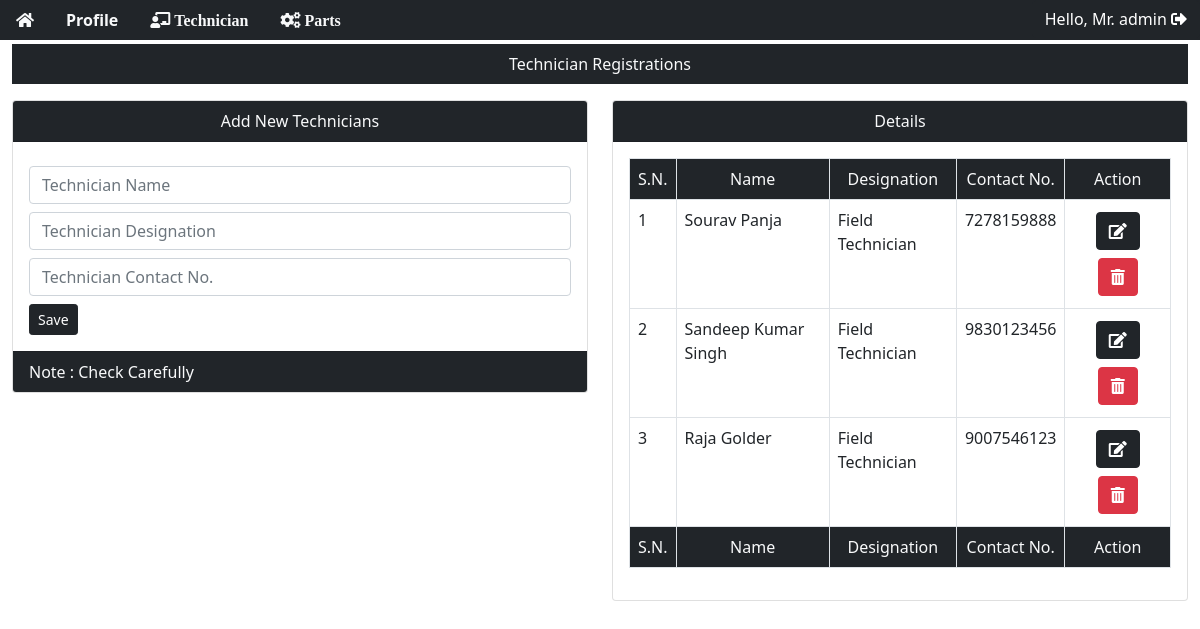
The page /profile/technician_reg/ (signed in) on the database its author committed.
### app/models.py (models this page shows, shortened)
class techName(models.Model):
    technicianName = models.CharField(max_length=100)
    disignation = models.CharField(max_length=50)
    contactNo = models.CharField(max_length=15)

### app/views.py (the view)
# urls.py: path('profile/technician_reg/', views.techreg, name="technician_reg"),
@login_required(login_url="/login")
def techreg(request):
    if request.method == "POST":
        tech = techNameForm(request.POST)
        if tech.is_valid():
            tech.save()
            return redirect("/profile/technician_reg")
    else:
        tech = techNameForm()
        tva = techName.objects.all()
    return render(request, "profile/technician_reg.html", {"tva": tva})

### templates/profile/technician_reg.html (shortened to what this page needs)
{% include "profile/profilebase.html" %} {% block main %}
<div class="container-fluid">
  <div class="bg-dark mt-1">
    <p class="nav-link text-light text-center">Technician Registrations</p>
  </div>
  <div class="row">
    <div class="col-6">
      <div class="card">
        <div class="card-header bg-dark text-light text-center">
          Add New Technicians
        </div>
        <div class="card-body">
          <form action="" method="post">
            <input
              class="form-control mt-2"
              type="text"
              name="technicianName"
              placeholder="Technician Name"
              required
            />
            <input
              class="form-control mt-2"
              type="text"
              name="disignation"
              placeholder="Technician Designation"
              required
            />
            <input
              class="form-control mt-2"
              type="number"
              name="contactNo"
              placeholder="Technician Contact No."
              required
            />
            <button class="btn btn-dark btn-sm mt-2" type="submit">Save</button>
          </form>
        </div>
        <div class="card-footer bg-dark text-light">Note : Check Carefully</div>
      </div>
    </div>
    <div class="col-6">
      <div class="card">
        <div class="card-header bg-dark text-light text-center">Details</div>
        <div class="card-body">
          <table class="table table-bordered">
            <thead class="bg-dark text-light text-center">
              <tr>
                <td>S.N.</td>
                <td>Name</td>
                <td>Designation</td>
                <td>Contact No.</td>
                <td>Action</td>
              </tr>
            </thead>
            {% for tv in tva %}
            <tbody>
              <tr>
                <td>{{forloop.counter}}</td>
                <td>{{tv.technicianName}}</td>
                <td>{{tv.disignation}}</td>
                <td>{{tv.contactNo}}</td>
                <td class="text-center">
                  <a class="btn btn-dark m-1" href=""
                    ><i class="fas fa-edit"></i
                  ></a>
                  <a
                    class="btn btn-danger m-1"
                    data-bs-toggle="modal"
                    data-bs-target="#techRegModal"
                    ><i class="fa fa-trash-alt"></i>
                  </a>
                </td>
              </tr>
            </tbody>
            {% endfor %}
            <tfoot class="bg-dark text-light text-center">
              <tr>
                <td>S.N.</td>
                <td>Name</td>
                <td>Designation</td>
                <td>Contact No.</td>
                <td>Action</td>
              </tr>
            </tfoot>
          </table>
        </div>
      </div>
    </div>
  </div>
</div>
{% endblock %}

### templates/profile/profilebase.html (shortened to what this page needs)
<!DOCTYPE html>
<html lang="en">
  <head>
    <link
      href="https://cdn.jsdelivr.net/npm/bootstrap@5.0.1/dist/css/bootstrap.min.css"
      rel="stylesheet"
    />
    <link
      rel="stylesheet"
      href="https://cdnjs.cloudflare.com/ajax/libs/font-awesome/5.15.3/css/all.min.css"
    />
  </head>
  <body>
    <ul class="nav bg-dark justify-content-between">
      <div class="d-flex">
        <li>
          <a class="nav-link text-light" href="/"
            ><i
              class="fa fa-home"
              data-toggle="tooltip"
              data-placement="bottom"
              title="Back To Home"
            ></i
          ></a>
        </li>
        <li>
          <a class="nav-link text-light" href="/profile"
            ><strong>Profile</strong></a
          >
        </li>
        <li class="nav-item">
          <a class="nav-link text-light" href="/profile/technician_reg"
            ><i class="fa fa-chalkboard-teacher"> Technician</i></a
          >
        </li>
        <li class="nav-item">
          <a class="nav-link text-light" href="/profile/parts_reg"
            ><i class="fas fa-cogs"> Parts</i></a
          >
        </li>
      </div>
      <div class="d-flex">
        <li>
          <a
            type="button"
            class="btn btn-dark"
            data-bs-toggle="modal"
            data-bs-target="#logout"
          >
            Hello, Mr. {{request.user}}
            <i class="fas fa-sign-out-alt" title="Logout"></i>
          </a>
        </li>
      </div>
    </ul>
  </body>
</html>

### rows shown on the page
techName: technicianName "Sourav Panja", disignation "Field Technician", contactNo "7278159888"
techName: technicianName "Sandeep Kumar Singh", disignation "Field Technician", contactNo "9830123456"
techName: technicianName "Raja Golder", disignation "Field Technician", contactNo "9007546123"

### other values the page prints
{{ request.user }} "admin"
